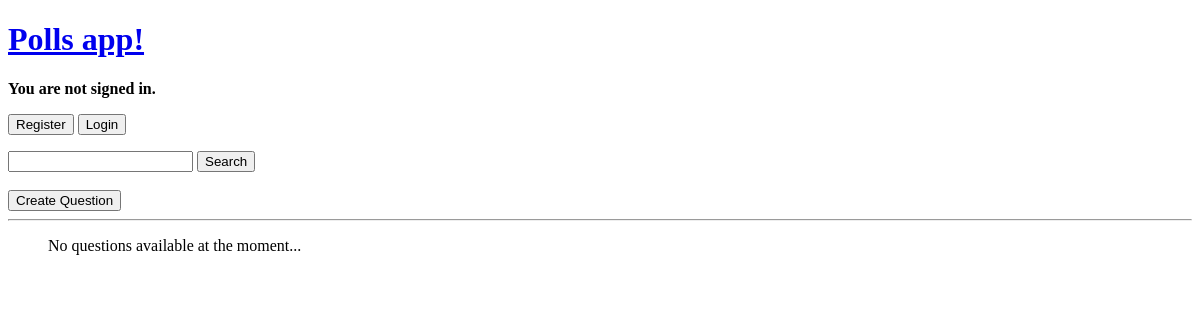
The app's page /, older data.
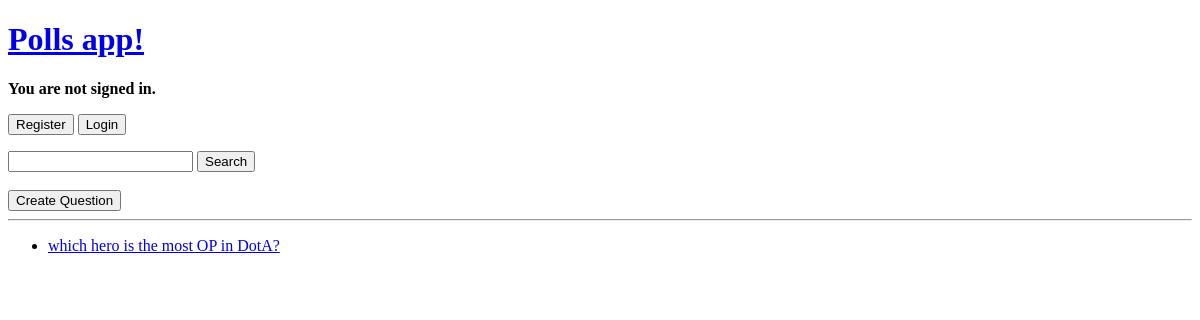
The same page, newer data.
### polls/models.py (models this page shows, shortened)
class Question(models.Model):
    title = models.TextField()
    pub_date = models.DateField(auto_now_add=True)
    mod_date = models.DateField(auto_now=True)
    class Meta:
        ordering = ["-pub_date"]

### polls/views.py (the view)
# urls.py: path("", views.index_view, name="index"),
def index_view(request, q: str | None = None):
    questions = Question.objects.all()
    if request.method == "POST":
        q = request.POST.get("q")
        questions = questions.filter(title__icontains=q)[:5]
    context = {"questions": questions}
    return render(request, "index.html", context=context)

### templates/index.html (shortened to what this page needs)
{% extends "layout.html" %}
{% block body %}
<div>
    <div>
        <form method="post" action={% url 'polls:index' %}>
            <input type="text" name="q" />
            <button type="submit">Search</button>
        <br>
        <a href="{% url 'polls:question_create' %}"><button type="button">Create Question</button></a>
    </div>
    <hr>
    <ul>
        {% for question in questions %}
            <li><a href={% url 'polls:question_details' question.id %}>{{ question.title }}</a></li>
        {% empty %}
            <p>No questions available at the moment...</p>
        {% endfor %}
    </ul>
</div>
{% endblock %}

Row changes from the older to the newer data that the page shows:
added Question: title "which hero is the most OP in DotA?"
Text that changed along with them:
text no longer shown: "No questions available at the moment..."
